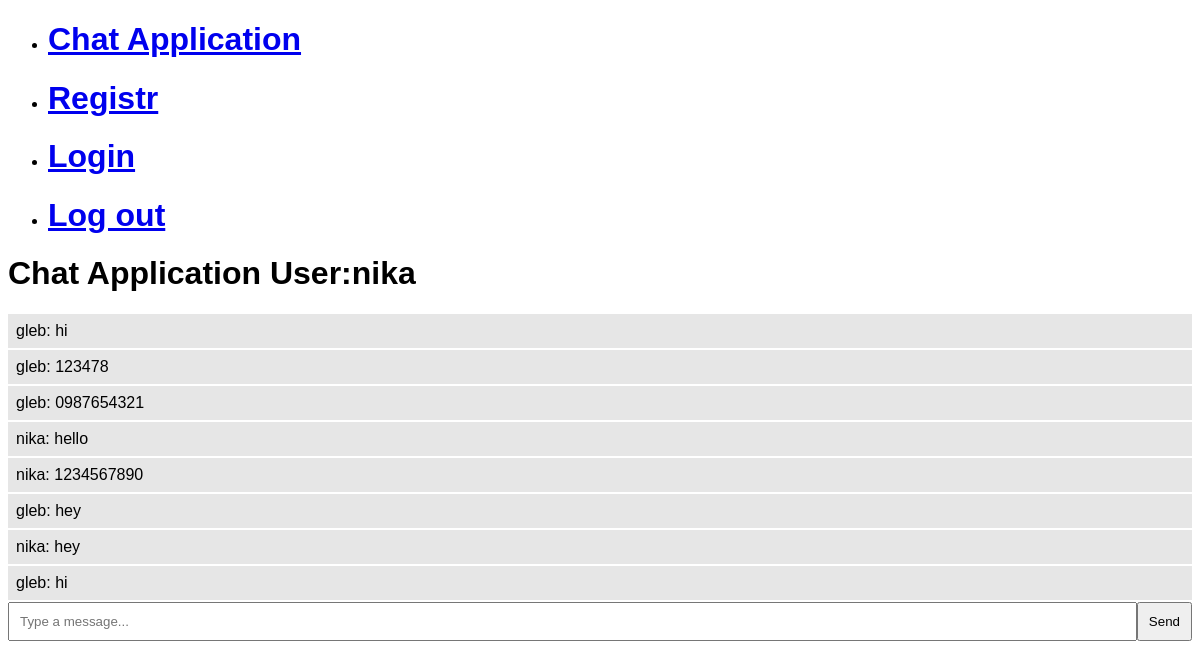
Screenshot of / (signed in) with the database file from the repository.
### models.py (models this page shows)
class User(UserMixin, db.Model):
    id = db.Column(db.Integer, primary_key=True)
    username = db.Column(db.String(150), unique=True, nullable=False)
    password = db.Column(db.String(150), nullable=False)

class Mess(UserMixin, db.Model):
    id = db.Column(db.Integer, primary_key=True)
    author = db.Column(db.Integer, db.ForeignKey('user.id'), nullable=False)
    mess = db.Column(db.String(150), nullable=False)

### app.py (the view)
@app.route('/')
@login_required
def index():
    mess_from_db = Mess.query.filter_by()
    return render_template('index.html', username=current_user.username, allmes=mess_from_db)

### app.py (called while the page is built)
@login_manager.user_loader
def load_user(user_id):
    return User.query.get(int(user_id))

### templates/index.html (shortened to what this page needs)
{% extends 'base.html' %}
{% block content %}
<h1>Chat Application    User:{{username}}</h1>
    {% for m in allmes %}
    <ul class="allmsg">{{m.author}}: {{m.mess}}</ul>
    {% endfor %}
    <form id="form" action="">
        <input id="input" autocomplete="off" placeholder="Type a message..." />
        <button id="send">Send</button>
    </form>
{% endblock %}

### static/style.css (style rules this page uses)
.allmsg { padding: 8px; margin-bottom: 2px; margin-top: 2px; background-color: hsl(0, 0%, 90%); }

### templates/base.html (style rules this page uses)
body { font-family: Helvetica, sans-serif; }
#form { display: flex; }
#input { flex: 1; padding: 10px; }
#send { padding: 10px; }

### rows the page displays
User: username "nika"
Mess: author "gleb", mess "hi"
Mess: author "gleb", mess "123478"
Mess: author "gleb", mess "0987654321"
Mess: author "nika", mess "hello"
Mess: author "nika", mess "1234567890"
Mess: author "gleb", mess "hey"
Mess: author "nika", mess "hey"
Mess: author "gleb", mess "hi"
